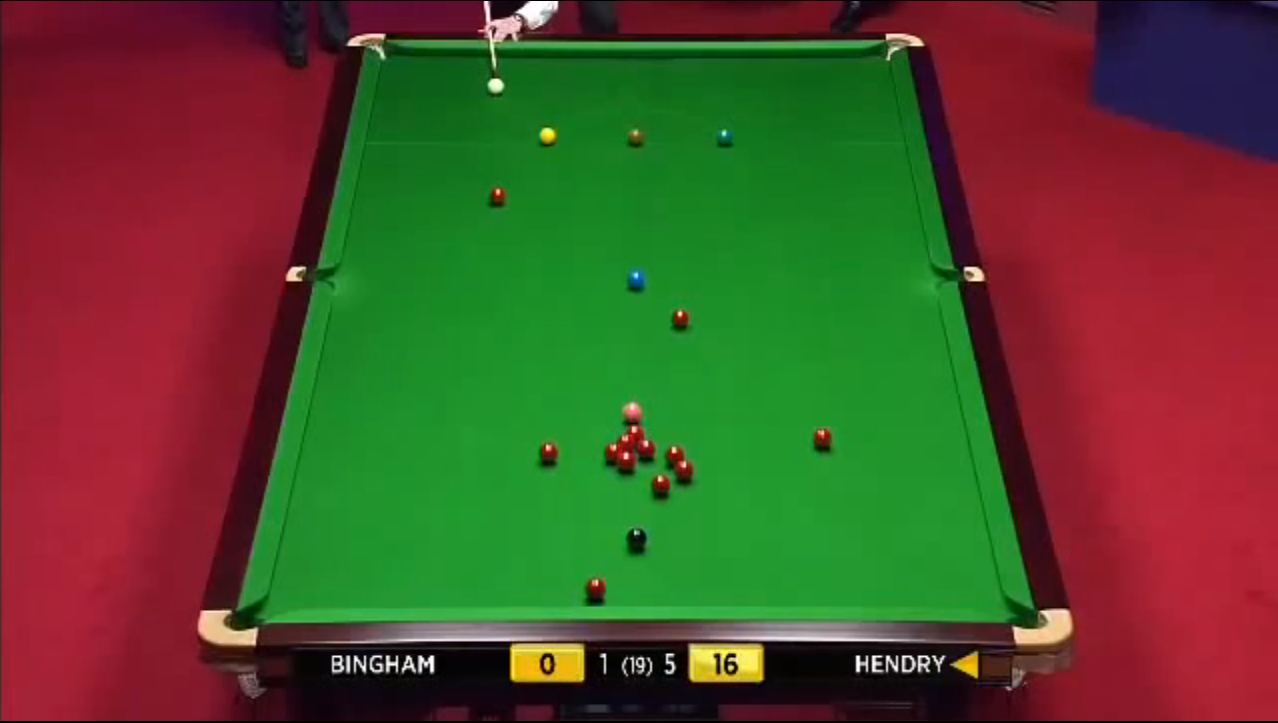
%> input picture res/table_test-1.png, 1278 x 723 px
$ octave test_table_mask.m   (GNU Octave 9; MATLAB toolbox functions it lacks are replaced by stand-ins)
%> lines starting %> are read from the running program, lines starting %| are printed output that depends on the picture; in (x1, y1, x2, y2) boxes, pixels count from 0 and x2, y2 are one past the last pixel; in counts of white or black regions, pixels touching at a corner belong together; the program's own positions count from 1
%> further down, img is the input picture: size 723x1278x3 uint8; mean R, G, B 82.2, 75.1, 42.9
### table_mask.m
function [ result ] = table_mask( input )
%TABLE_MASK makes a binary mask for a pool or snooker table
%   @author Maximilian Irro

%create color transformation structure
cform = makecform('srgb2lab');

% transform into L*a*b color space
input_lab = applycform(input, cform);
%> input_lab: size 723x1278x3 uint8; mean of channels 1, 2, 3 94.9, 131.2, 154.2

% extract the red-green chroma component
rg_chroma = input_lab(:,:,2);
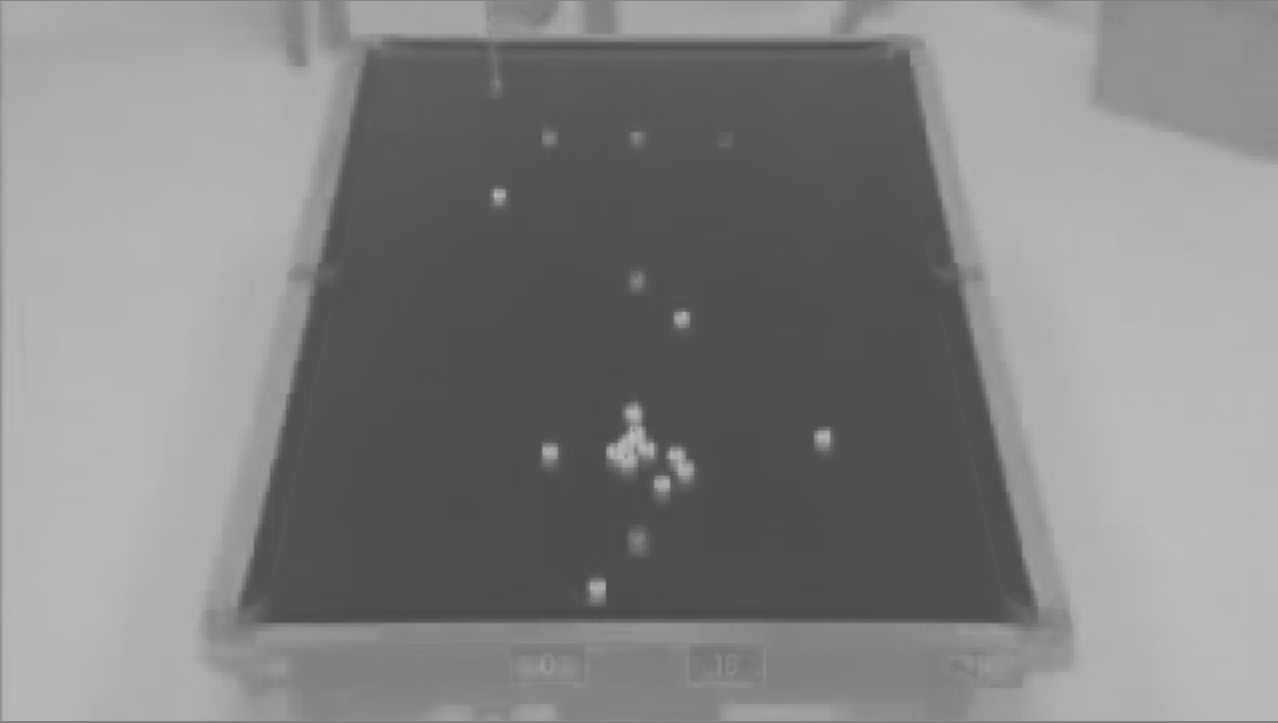
%> rg_chroma: size 723x1278 uint8; min 72, max 190, mean 131.2

% make a binary image
THRESHOLD = 0.45;
BW = im2bw(rg_chroma, THRESHOLD);
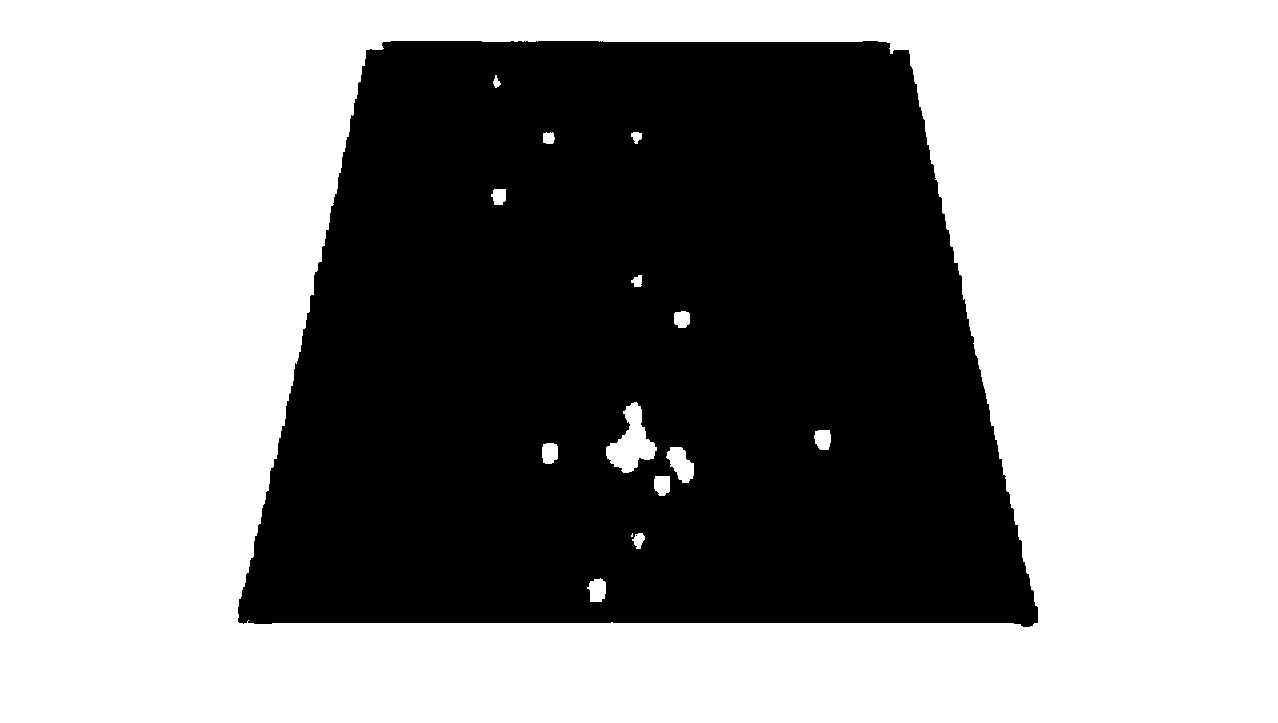
%> BW: size 723x1278 logical; 58.5% white; 2 black regions (1 under 20 px), largest, box (x1, y1, x2, y2) and area: (238, 41, 1038, 627) 383758

% now everything except the table is 1,
% but we need this the other way around
BW_inv = imcomplement(BW);

% fill all holes in the segmented table
% holes are balls (mind the bad dirty joke!)
BW_filled = imfill(BW_inv, 'holes');
%> BW_filled: size 723x1278 logical; 42% white; 1 white region, box (x1, y1, x2, y2) and area: (238, 41, 1038, 627) 388325

BW_filled = bwmorph(BW_filled,'thin',5);
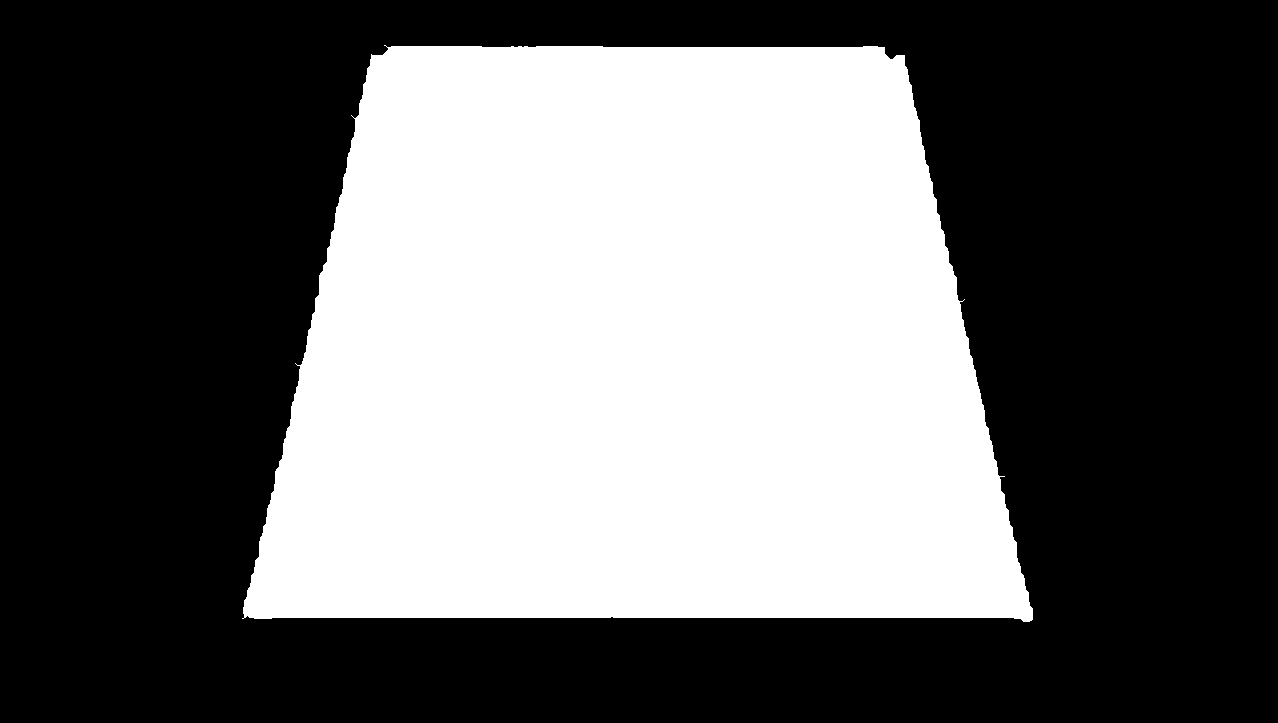
%> BW_filled: size 723x1278 logical; 40.7% white; 1 white region, box (x1, y1, x2, y2) and area: (242, 45, 1033, 622) 375831

% convert it to uint8 to make it compatible with an image
mask = uint8(BW_filled);

% replicate the matrix 3 times, to combine it with a color image
mask3 = repmat( mask, [1 1 3]);

% return only the game table
result = mask3;

end

### Abgabe/deprecated/test_table_mask.m
path = ['res',filesep,'table_test-1.png'];
img = imread(path);
mask = table_mask(img);


imshow( img .* mask )
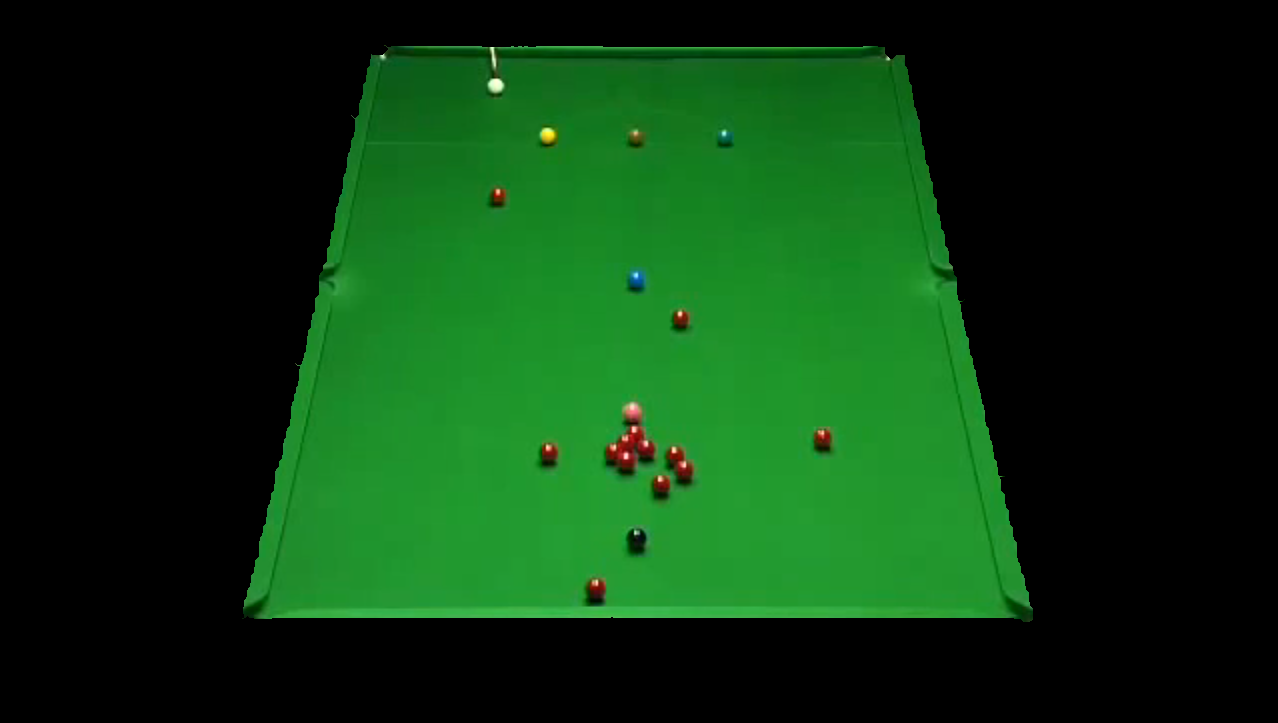
%> displayed picture: size 723x1278x3, on the screen's scale of 0 to 255; mean R, G, B 11.8, 55.5, 16.3
%imshow( rgb2gray(img .* mask) )

$ run again, with res/table_test-2.png copied over res/table_test-1.png
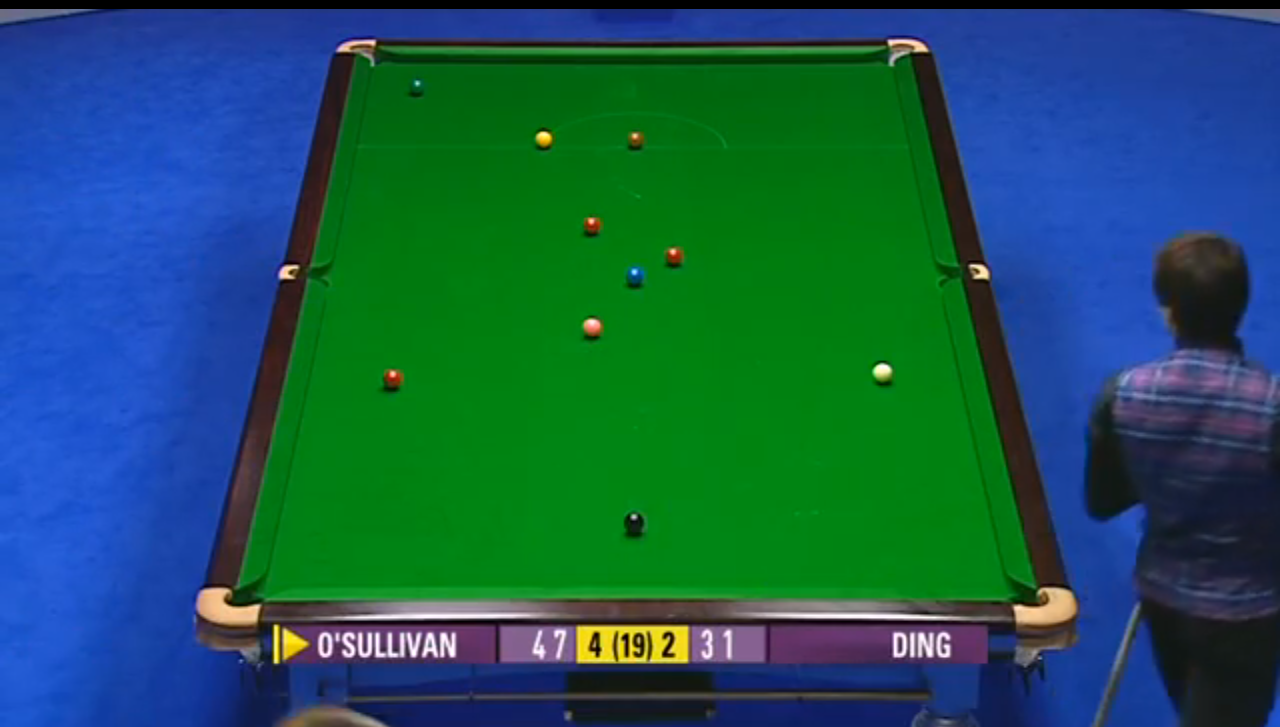
%> input picture res/table_test-2.png, 1280 x 727 px
%> img is the input picture: size 727x1280x3 uint8; mean R, G, B 25.2, 87.7, 86.7
%> input_lab: size 727x1280x3 uint8; mean of channels 1, 2, 3 89.5, 117.7, 121.4
%> in table_mask, `BW = im2bw(rg_chroma, THRESHOLD);`:
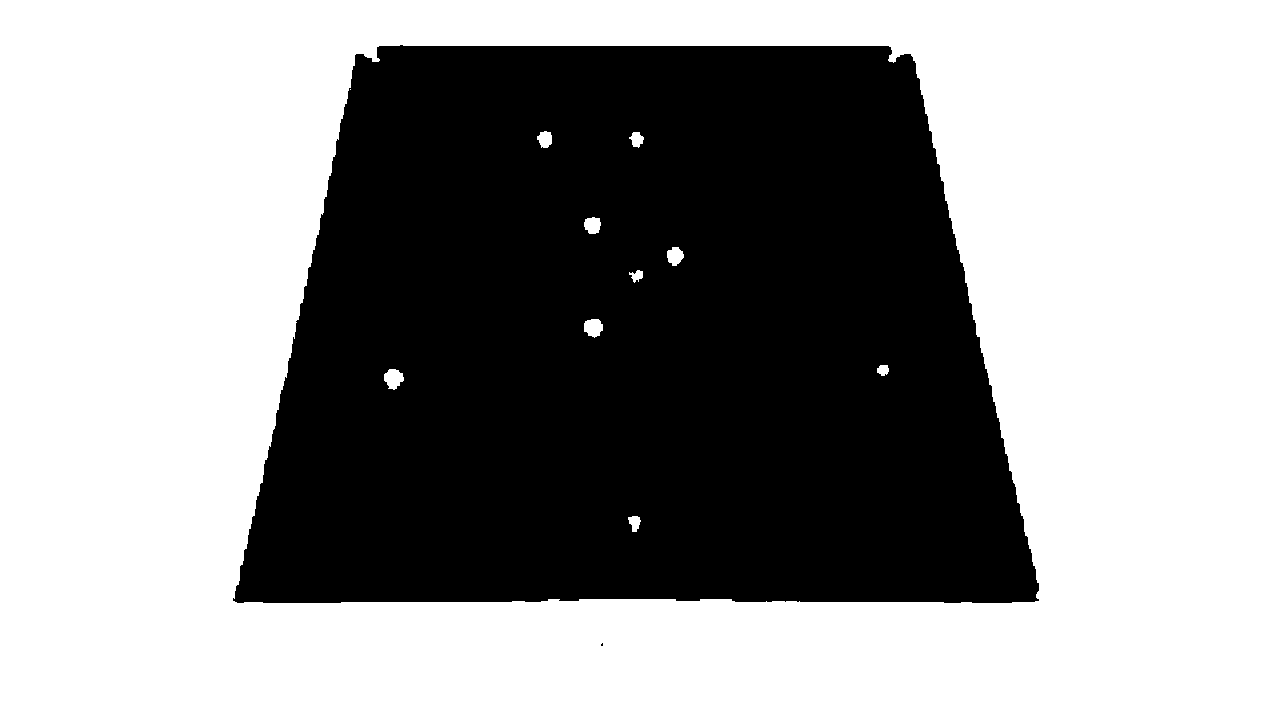
%> BW: size 727x1280 logical; 59.7% white; 2 black regions (1 under 20 px), largest, box (x1, y1, x2, y2) and area: (233, 45, 1039, 603) 374933
%> mask3: size 727x1280x3 uint8; values 0 (black) and 1 (white), 39.1% white; 2 white regions (1 under 20 px), largest, box (x1, y1, x2, y2) and area: (233, 50, 1038, 601) 364265
%> `imshow( img .* mask )`:
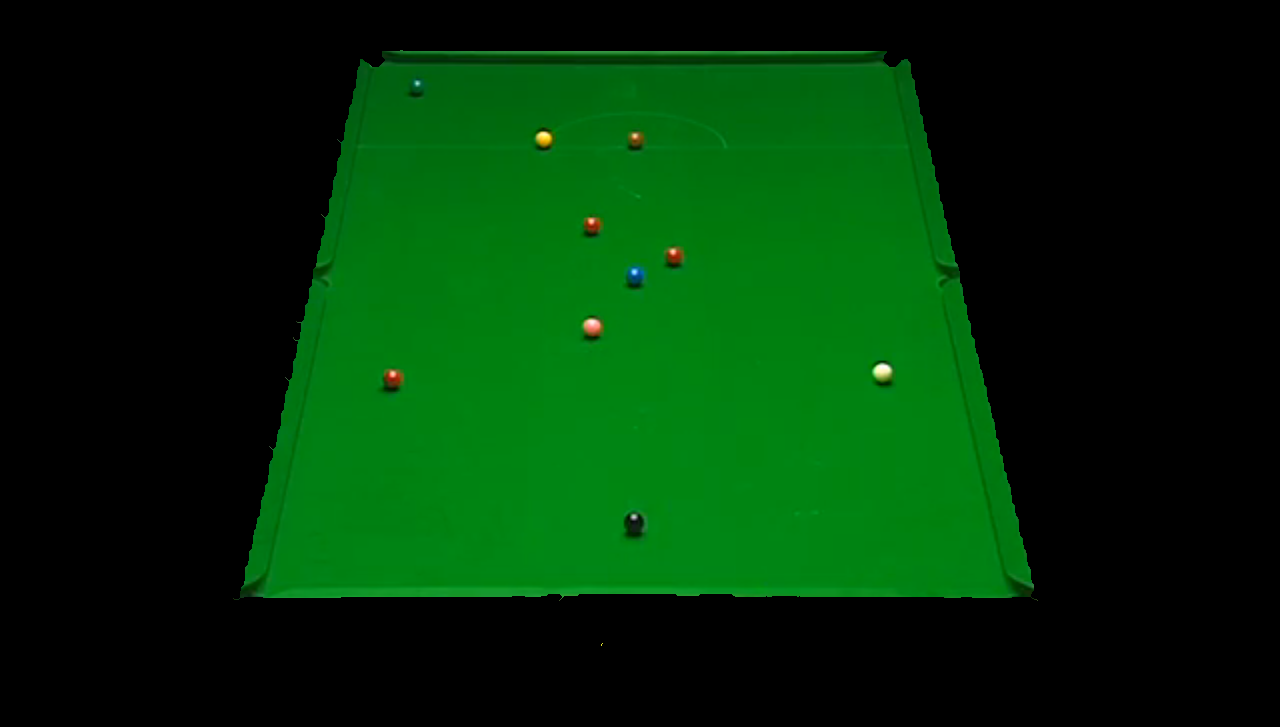
%> displayed picture: size 727x1280x3, on the screen's scale of 0 to 255; mean R, G, B 0.6, 47.7, 6.7

$ run again, with res/table_test-4.png copied over res/table_test-1.png
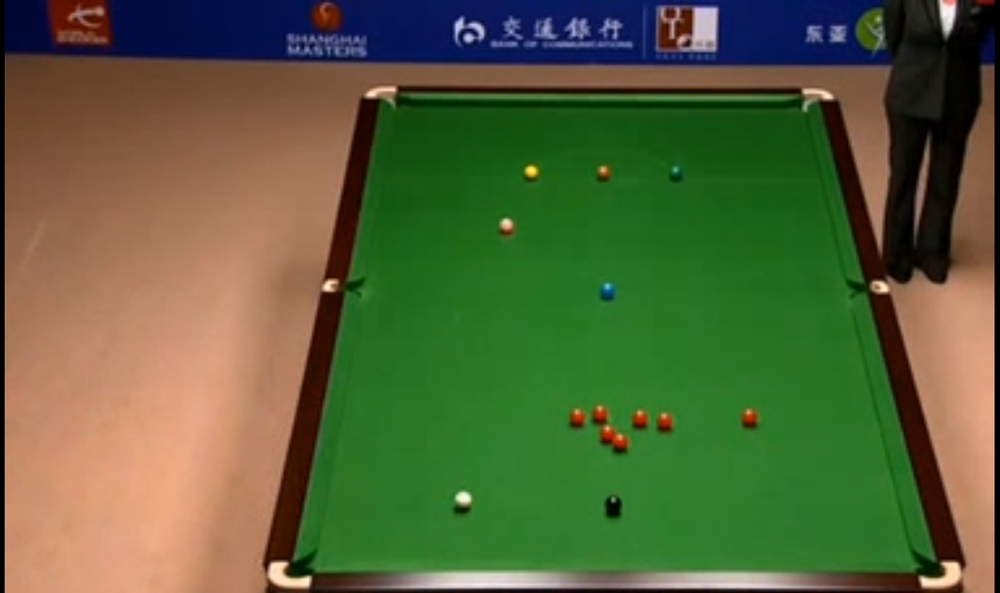
%> input picture res/table_test-4.png, 1000 x 593 px, shrunk from 1280 x 759 before the run
%> img is the input picture: size 593x1000x3 uint8; mean R, G, B 86.8, 98.6, 58.1
%> input_lab: size 593x1000x3 uint8; mean of channels 1, 2, 3 104, 121.2, 149.7
%> in table_mask, `BW = im2bw(rg_chroma, THRESHOLD);`:
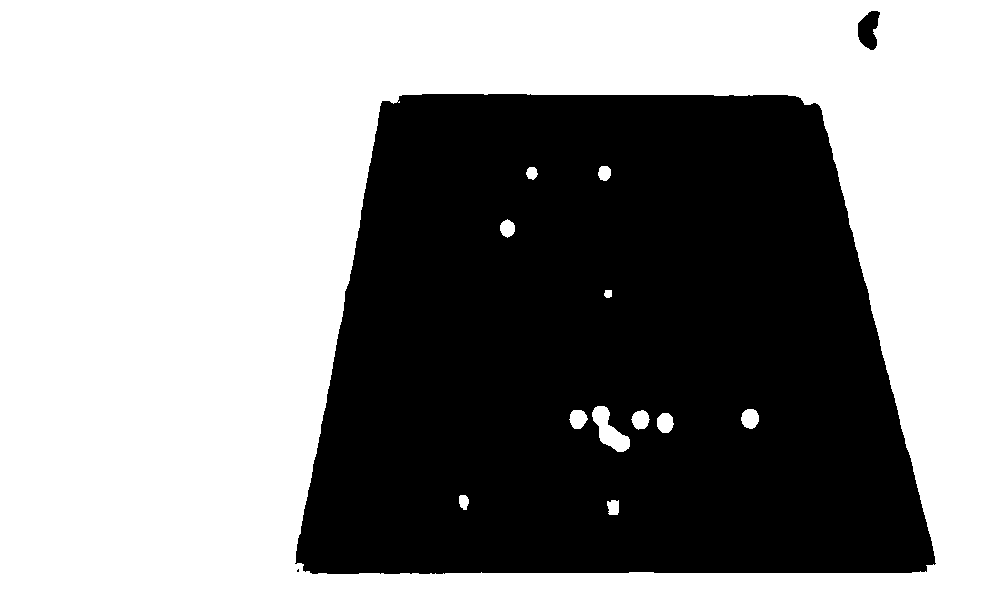
%> BW: size 593x1000 logical; 56.9% white; 3 black regions (1 under 20 px), largest, box (x1, y1, x2, y2) and area: (295, 94, 936, 574) 254809, (858, 11, 880, 50) 585
%> mask3: size 593x1000x3 uint8; values 0 (black) and 1 (white), 41.8% white; 3 white regions (1 under 20 px), largest, box (x1, y1, x2, y2) and area: (295, 99, 935, 572) 247602, (863, 14, 877, 45) 186
%> `imshow( img .* mask )`:
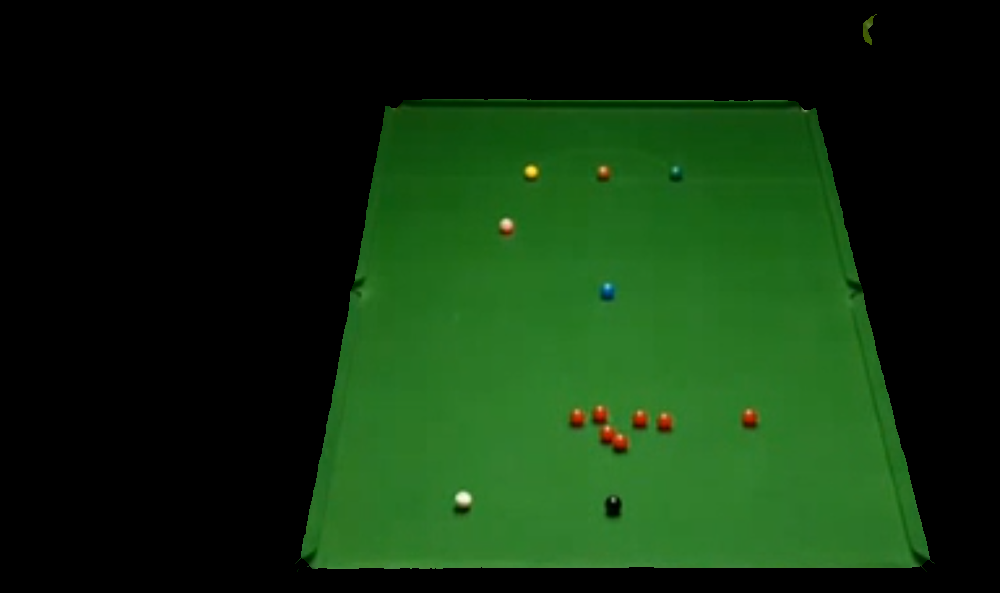
%> displayed picture: size 593x1000x3, on the screen's scale of 0 to 255; mean R, G, B 16.2, 46.2, 13.9
